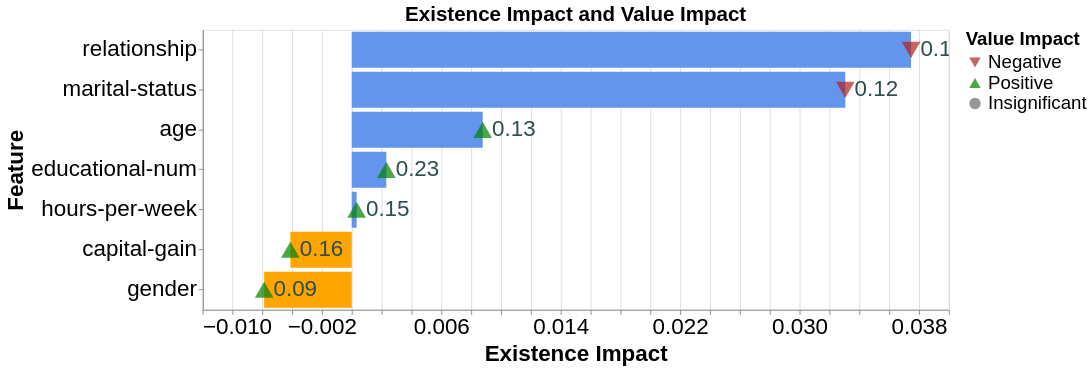

Here is the notebook cell this chart was saved with:
### Code cell
# The weights we obtain from the probe values in ML for the features represent the "Value Impact" of the features.
# Here we extract the Value Impact on a feature basis.
main_dict_valimp = myClass.grouped_weight_data_valimp[0]  # Verilen liste içerisindeki ana sözlüğü almak
auto_keys_valimp = list(next(iter(main_dict_valimp.values())).keys())  # İlk alt sözlükten anahtarları almak

# We will take the average of the data containing all the weights
val_impact_dict = {}
for key in auto_keys_valimp:
    val_impact_dict[key] = round(sum(sub_dict[key] for sub_dict in main_dict_valimp.values()) / len(main_dict_valimp),3)

z = myClass.features
p = exist_impact_dict = myClass.new_weight_format # Existence Importance
q = val_impact_dict

# Calculate the sum of absolute values
val_sum = sum(abs(value) for value in q.values())

# Calculate the proportional value for each Value Impact
q = {key: (value / val_sum) for key, value in q.items()}

pp = []  # Existence Impact
qq = []  # Value Impact

for key in z:
    pp.append(p.get(key))
    qq.append(q.get(key))

data = {
    'Feature': z,
    'Existence Impact': pp,
    'Value Impact': qq
}

df = pd.DataFrame(data)

# Create a numeric Value Impact column
df['Value Impact Numeric'] = pd.to_numeric(df['Value Impact'], errors='coerce')

# Value Impact is categorized
df['Value Impact'] = df['Value Impact Numeric'].apply(
    lambda x: "Insignificant" if pd.notnull(x) and abs(x) < 0.025 else
              ("Positive" if pd.notnull(x) and x > 0 else "Negative")
)

# We take the absolute values of the impact values so that we do not see a negative sign on the graph. Because we are already expressing it with symbols.
df['Value Impact Numeric'] = df['Value Impact Numeric'].round(2)
df['Value Impact Numeric'] = df['Value Impact Numeric'].abs()
df['Value Impact Numeric'] = df['Value Impact Numeric'].apply(lambda x: "∅" if x <= 0.025 else x)

chart = alt.Chart(df).mark_bar().encode(
    x=alt.X('Existence Impact', title='Existence Impact'),
    y=alt.Y('Feature', title='Feature', sort='-x'),
    color=alt.condition(
        alt.datum['Existence Impact'] > 0,
        alt.value('cornflowerblue'),  # Blue for positive values
        alt.value('orange')  # Blue for negative values
    ),
    tooltip=['Feature', 'Existence Impact', 'Value Impact Numeric']
).properties(
    title='Existence Impact and Value Impact',
    width=800,
    height=300
)

text = chart.mark_text(align='left', dx=10, fontSize=24).encode(
    text=alt.Text('Value Impact Numeric'),
    color=alt.value('darkslategray')
)

arrows = alt.Chart(df).mark_point(size=400, filled=True).encode(
    x=alt.X('Existence Impact'),
    y=alt.Y('Feature', sort='-x', axis=alt.Axis(offset=-0.5)),

    shape=alt.Shape(
        'Value Impact',
        type='nominal',
        scale=alt.Scale(
            domain=["Negative", "Positive", "Insignificant"],
            range=["triangle-down", "triangle-up", "circle"]
        ),
        legend=None
    ),

    color=alt.Color(
        'Value Impact',
        type='nominal',
        scale=alt.Scale(
            domain=["Negative", "Positive", "Insignificant"],
            range=["firebrick", "green", "dimgray"]
        ),
        legend=alt.Legend(title="Value Impact", titleFontSize=20, labelFontSize=20, symbolSize=150)
    ),

    tooltip=['Feature', 'Existence Impact', 'Value Impact Numeric']
)

final_chart = (chart + text + arrows).interactive()

final_chart = final_chart.configure_axis(
    labelFontSize=24,
    titleFontSize=24
).configure_title(
    fontSize=22
)

final_chart.save('exist_impact_graph_v14.json')
final_chart

### Figure 1 — Vega-Lite specification as saved in the notebook (floating-point values rounded to 4 significant figures)
{"config": {"view": {"continuousWidth": 300, "continuousHeight": 300}, "axis": {"labelFontSize": 24, "titleFontSize": 24}, "title": {"fontSize": 22}}, "layer": [{"mark": {"type": "bar"}, "encoding": {"color": {"condition": {"test": "(datum['Existence Impact'] > 0)", "value": "cornflowerblue"}, "value": "orange"}, "tooltip": [{"field": "Feature", "type": "nominal"}, {"field": "Existence Impact", "type": "quantitative"}, {"field": "Value Impact Numeric", "type": "quantitative"}], "x": {"field": "Existence Impact", "title": "Existence Impact", "type": "quantitative"}, "y": {"field": "Feature", "sort": "-x", "title": "Feature", "type": "nominal"}}, "name": "view_1", "title": "Existence Impact and Value Impact"}, {"mark": {"type": "text", "align": "left", "dx": 10, "fontSize": 24}, "encoding": {"color": {"value": "darkslategray"}, "text": {"field": "Value Impact Numeric", "type": "quantitative"}, "tooltip": [{"field": "Feature", "type": "nominal"}, {"field": "Existence Impact", "type": "quantitative"}, {"field": "Value Impact Numeric", "type": "quantitative"}], "x": {"field": "Existence Impact", "title": "Existence Impact", "type": "quantitative"}, "y": {"field": "Feature", "sort": "-x", "title": "Feature", "type": "nominal"}}, "title": "Existence Impact and Value Impact"}, {"mark": {"type": "point", "filled": true, "size": 400}, "encoding": {"color": {"field": "Value Impact", "legend": {"labelFontSize": 20, "symbolSize": 150, "title": "Value Impact", "titleFontSize": 20}, "scale": {"domain": ["Negative", "Positive", "Insignificant"], "range": ["firebrick", "green", "dimgray"]}, "type": "nominal"}, "shape": {"field": "Value Impact", "legend": null, "scale": {"domain": ["Negative", "Positive", "Insignificant"], "range": ["triangle-down", "triangle-up", "circle"]}, "type": "nominal"}, "tooltip": [{"field": "Feature", "type": "nominal"}, {"field": "Existence Impact", "type": "quantitative"}, {"field": "Value Impact Numeric", "type": "quantitative"}], "x": {"field": "Existence Impact", "type": "quantitative"}, "y": {"axis": {"offset": -0.5}, "field": "Feature", "sort": "-x", "type": "nominal"}}}], "data": {"name": "data-3460d25dbde1ec5f6687300cab897ae9"}, "height": 300, "params": [{"name": "param_1", "select": {"type": "interval", "encodings": ["x", "y"]}, "bind": "scales", "views": ["view_1"]}], "width": 800, "$schema": "https://vega.github.io/schema/vega-lite/v5.20.1.json", "datasets": {"data-3460d25dbde1ec5f6687300cab897ae9": [{"Feature": "age", "Existence Impact": 0.008773, "Value Impact": "Positive", "Value Impact Numeric": 0.13}, {"Feature": "capital-gain", "Existence Impact": -0.004111, "Value Impact": "Positive", "Value Impact Numeric": 0.16}, {"Feature": "educational-num", "Existence Impact": 0.002318, "Value Impact": "Positive", "Value Impact Numeric": 0.23}, {"Feature": "gender", "Existence Impact": -0.005867, "Value Impact": "Positive", "Value Impact Numeric": 0.09}, {"Feature": "hours-per-week", "Existence Impact": 0.0003261, "Value Impact": "Positive", "Value Impact Numeric": 0.15}, {"Feature": "marital-status", "Existence Impact": 0.03306, "Value Impact": "Negative", "Value Impact Numeric": 0.12}, {"Feature": "relationship", "Existence Impact": 0.03747, "Value Impact": "Negative", "Value Impact Numeric": 0.12}]}}
